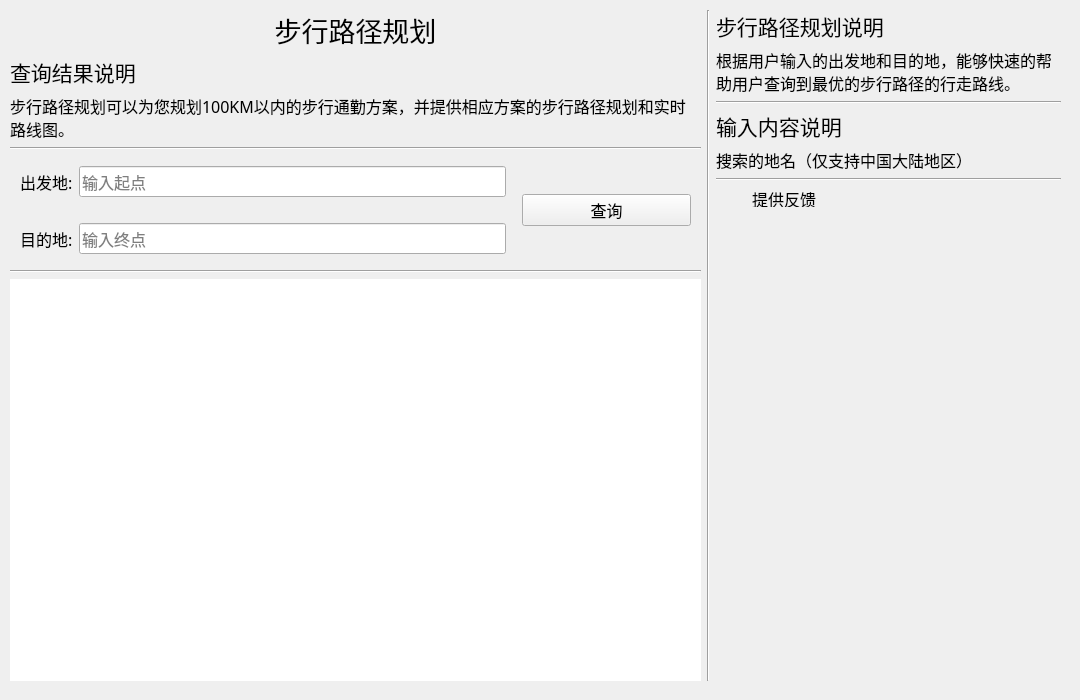
         <widget class="QWidget" name="walkingRoutePlanningTab">
          <attribute name="title">
           <string>步行路径规划</string>
          </attribute>
          <widget class="QWidget" name="horizontalLayoutWidget_2">
           <property name="geometry">
            <rect>
             <x>0</x>
             <y>0</y>
             <width>1071</width>
             <height>691</height>
            </rect>
           </property>
           <layout class="QHBoxLayout" name="walkingHorizontal1" stretch="2,0,1">
            <property name="leftMargin">
             <number>10</number>
            </property>
            <property name="topMargin">
             <number>10</number>
            </property>
            <property name="rightMargin">
             <number>10</number>
            </property>
            <property name="bottomMargin">
             <number>10</number>
            </property>
            <item>
             <layout class="QVBoxLayout" name="walkingVertical1">
              <item>
               <widget class="QLabel" name="walkingRoutePlanningLabel">
                <property name="font">
                 <font>
                  <family>微软雅黑</family>
                  <pointsize>20</pointsize>
                 </font>
                </property>
                <property name="text">
                 <string>步行路径规划</string>
                </property>
                <property name="alignment">
                 <set>Qt::AlignCenter</set>
                </property>
                <property name="margin">
                 <number>10</number>
                </property>
               </widget>
              </item>
              <item>
               <widget class="QLabel" name="walkingSearchResultContextLabel">
                <property name="font">
                 <font>
                  <family>微软雅黑 Light</family>
                  <pointsize>16</pointsize>
                 </font>
                </property>
                <property name="text">
                 <string>查询结果说明</string>
                </property>
                <property name="margin">
                 <number>10</number>
                </property>
               </widget>
              </item>
              <item>
               <widget class="QLabel" name="walkingSearchInformationLabel">
                <property name="font">
                 <font>
                  <family>微软雅黑 Light</family>
                  <pointsize>12</pointsize>
                 </font>
                </property>
                <property name="text">
                 <string>步行路径规划可以为您规划100KM以内的步行通勤方案，并提供相应方案的步行路径规划和实时路线图。</string>
                </property>
                <property name="wordWrap">
                 <bool>true</bool>
                </property>
                <property name="margin">
                 <number>10</number>
                </property>
               </widget>
              </item>
              <item>
               <widget class="Line" name="walingRoutePlanningLine1">
                <property name="orientation">
                 <enum>Qt::Horizontal</enum>
                </property>
               </widget>
              </item>
              <item>
               <layout class="QHBoxLayout" name="walkingHorizontal2" stretch="3,1">
                <property name="rightMargin">
                 <number>10</number>
                </property>
                <item>
                 <layout class="QVBoxLayout" name="walkingVertical2">
                  <item>
                   <layout class="QHBoxLayout" name="walkingHorizontal3">
                    <property name="leftMargin">
                     <number>10</number>
                    </property>
                    <property name="topMargin">
                     <number>10</number>
                    </property>
                    <property name="rightMargin">
                     <number>10</number>
                    </property>
                    <property name="bottomMargin">
                     <number>10</number>
                    </property>
                    <item>
                     <widget class="QLabel" name="walkingDepartureLabel">
                      <property name="font">
                       <font>
                        <family>微软雅黑 Light</family>
                        <pointsize>12</pointsize>
                       </font>
                      </property>
                      <property name="text">
                       <string>出发地:</string>
                      </property>
                      <property name="margin">
                       <number>0</number>
                      </property>
                     </widget>
                    </item>
                    <item>
                     <widget class="QLineEdit" name="walkingDepartureLineEdit">
                      <property name="font">
                       <font>
                        <family>微软雅黑 Light</family>
                        <pointsize>12</pointsize>
                       </font>
                      </property>
                      <property name="placeholderText">
                       <string>输入起点</string>
                      </property>
                     </widget>
                    </item>
                   </layout>
                  </item>
                  <item>
                   <layout class="QHBoxLayout" name="walkingHorizontal4">
                    <property name="leftMargin">
                     <number>10</number>
                    </property>
                    <property name="topMargin">
                     <number>10</number>
                    </property>
                    <property name="rightMargin">
                     <number>10</number>
                    </property>
                    <property name="bottomMargin">
                     <number>10</number>
                    </property>
                    <item>
                     <widget class="QLabel" name="walkingDestinationLabel">
                      <property name="font">
                       <font>
                        <family>微软雅黑 Light</family>
                        <pointsize>12</pointsize>
                       </font>
                      </property>
                      <property name="text">
                       <string>目的地:</string>
                      </property>
                      <property name="margin">
                       <number>0</number>
                      </property>
                     </widget>
                    </item>
                    <item>
                     <widget class="QLineEdit" name="walkingDestinationLineEdit">
                      <property name="font">
                       <font>
                        <family>微软雅黑 Light</family>
                        <pointsize>12</pointsize>
                       </font>
                      </property>
                      <property name="placeholderText">
                       <string>输入终点</string>
                      </property>
                     </widget>
                    </item>
                   </layout>
                  </item>
                 </layout>
                </item>
                <item>
                 <widget class="QPushButton" name="walkingSearchButton">
                  <property name="font">
                   <font>
                    <family>微软雅黑 Light</family>
                    <pointsize>12</pointsize>
                   </font>
                  </property>
                  <property name="text">
                   <string>查询</string>
                  </property>
                 </widget>
                </item>
               </layout>
              </item>
              <item>
               <widget class="Line" name="walingRoutePlanningLine2">
                <property name="orientation">
                 <enum>Qt::Horizontal</enum>
                </property>
               </widget>
              </item>
              <item>
               <widget class="QTextEdit" name="walkingResultTextEdit">
                <property name="font">
                 <font>
                  <family>微软雅黑 Light</family>
                  <pointsize>12</pointsize>
                 </font>
                </property>
                <property name="styleSheet">
                 <string notr="true">QTextEdit{
    color: Black;
    background: #FFFFFF;
    NoFrame;
}</string>
                </property>
                <property name="frameShape">
                 <enum>QFrame::NoFrame</enum>
                </property>
               </widget>
              </item>
             </layout>
            </item>
            <item>
             <widget class="Line" name="walingRoutePlanningLine5">
              <property name="orientation">
               <enum>Qt::Vertical</enum>
              </property>
             </widget>
            </item>
            <item>
             <layout class="QVBoxLayout" name="walkingVertical3">
              <item>
               <widget class="QLabel" name="walkingRoutePlanningInformationLabel">
                <property name="font">
                 <font>
                  <family>微软雅黑 Light</family>
                  <pointsize>16</pointsize>
                 </font>
                </property>
                <property name="text">
                 <string>步行路径规划说明</string>
                </property>
                <property name="margin">
                 <number>10</number>
                </property>
               </widget>
              </item>
              <item>
               <widget class="QLabel" name="walkingRoutePlanningDetailInformationLabel">
                <property name="font">
                 <font>
                  <family>微软雅黑 Light</family>
                  <pointsize>12</pointsize>
                 </font>
                </property>
                <property name="text">
                 <string>根据用户输入的出发地和目的地，能够快速的帮助用户查询到最优的步行路径的行走路线。</string>
                </property>
                <property name="wordWrap">
                 <bool>true</bool>
                </property>
                <property name="margin">
                 <number>10</number>
                </property>
               </widget>
              </item>
              <item>
               <widget class="Line" name="walingRoutePlanningLine3">
                <property name="orientation">
                 <enum>Qt::Horizontal</enum>
                </property>
               </widget>
              </item>
              <item>
               <widget class="QLabel" name="walkingInputContextLabel">
                <property name="font">
                 <font>
                  <family>微软雅黑 Light</family>
                  <pointsize>16</pointsize>
                 </font>
                </property>
                <property name="text">
                 <string>输入内容说明</string>
                </property>
                <property name="margin">
                 <number>10</number>
                </property>
               </widget>
              </item>
              <item>
               <widget class="QLabel" name="walkingInputInformationLabel">
                <property name="font">
                 <font>
                  <family>微软雅黑 Light</family>
                  <pointsize>12</pointsize>
                 </font>
                </property>
                <property name="text">
                 <string>搜索的地名（仅支持中国大陆地区）</string>
                </property>
                <property name="wordWrap">
                 <bool>true</bool>
                </property>
                <property name="margin">
                 <number>10</number>
                </property>
               </widget>
              </item>
              <item>
               <widget class="Line" name="walingRoutePlanningLine4">
                <property name="orientation">
                 <enum>Qt::Horizontal</enum>
                </property>
               </widget>
              </item>
              <item>
               <layout class="QHBoxLayout" name="walkingHorizontal5">
                <property name="leftMargin">
                 <number>10</number>
                </property>
                <item>
                 <widget class="QLabel" name="walkingFeedBackPhotoLabel">
                  <property name="maximumSize">
                   <size>
                    <width>20</width>
                    <height>20</height>
                   </size>
                  </property>
                  <property name="text">
                   <string/>
                  </property>
                 </widget>
                </item>
                <item>
                 <widget class="QLabel" name="walkingFeedBackLabel">
                  <property name="maximumSize">
                   <size>
                    <width>16777215</width>
                    <height>20</height>
                   </size>
                  </property>
                  <property name="font">
                   <font>
                    <family>微软雅黑 Light</family>
                    <pointsize>12</pointsize>
                   </font>
                  </property>
                  <property name="text">
                   <string>&lt;html&gt;&lt;head/&gt;&lt;body&gt;&lt;p&gt;&lt;a href=&quot;https://github.com/&quot;&gt;&lt;span style=&quot; color:#000000;&quot;&gt;提供反馈&lt;/span&gt;&lt;/a&gt;&lt;/p&gt;&lt;/body&gt;&lt;/html&gt;</string>
                  </property>
                  <property name="margin">
                   <number>0</number>
                  </property>
                  <property name="openExternalLinks">
                   <bool>true</bool>
                  </property>
                 </widget>
                </item>
               </layout>
              </item>
              <item>
               <spacer name="walingRoutePlanningSpacer2">
                <property name="orientation">
                 <enum>Qt::Vertical</enum>
                </property>
                <property name="sizeHint" stdset="0">
                 <size>
                  <width>20</width>
                  <height>40</height>
                 </size>
                </property>
               </spacer>
              </item>
             </layout>
            </item>
           </layout>
          </widget>
         </widget>
